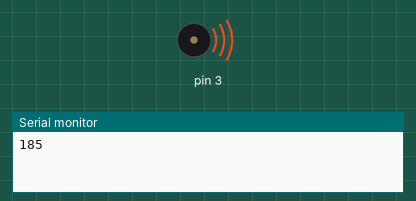
Bench run of a sketch on a simulated Arduino Uno, built with avr-gcc and run on an emulated ATmega328P. Shown: buzzer (waves = sounding), the last lines printed to the serial monitor.

Above: at 0.1 s.
At 48.4 s:
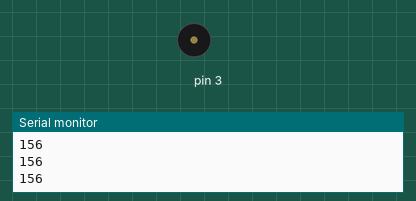
Timing chart, 0 to 49.9 s (numbered marks = the images above):
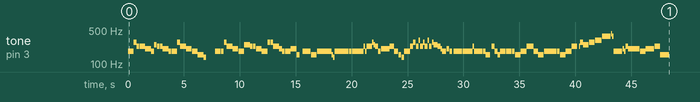

The sketch:

All_Star_by_Smash_Mouth.ino
```cpp
/*Arduino speaker song
 * This program will play the song of 'All Star' by Smash Mouth
 * transcribed from https://musescore.com/user/8335901/scores/2590566
 * Created 21 Oct 2017
 * by Karen Chiem
 */

// pitch definitions in Hz
#define NOTE_B0  31
#define NOTE_C1  33
#define NOTE_CS1 35
#define NOTE_D1  37
#define NOTE_DS1 39
#define NOTE_E1  41
#define NOTE_F1  44
#define NOTE_FS1 46
#define NOTE_G1  49
#define NOTE_GS1 52
#define NOTE_A1  55
#define NOTE_AS1 58
#define NOTE_B1  62
#define NOTE_C2  65
#define NOTE_CS2 69
#define NOTE_D2  73
#define NOTE_DS2 78
#define NOTE_E2  82
#define NOTE_F2  87
#define NOTE_FS2 93
#define NOTE_G2  98
#define NOTE_GS2 104
#define NOTE_A2  110
#define NOTE_AS2 117
#define NOTE_B2  123
#define NOTE_C3  131
#define NOTE_CS3 139
#define NOTE_D3  147
#define NOTE_DS3 156
#define NOTE_E3  165
#define NOTE_F3  175
#define NOTE_FS3 185
#define NOTE_G3  196
#define NOTE_GS3 208
#define NOTE_A3  220
#define NOTE_AS3 233
#define NOTE_B3  247
#define NOTE_C4  262
#define NOTE_CS4 277
#define NOTE_D4  294
#define NOTE_DS4 311
#define NOTE_E4  330
#define NOTE_F4  349
#define NOTE_FS4 370
#define NOTE_G4  392
#define NOTE_GS4 415
#define NOTE_A4  440
#define NOTE_AS4 466
#define NOTE_B4  494
#define NOTE_C5  523
#define NOTE_CS5 554
#define NOTE_D5  587
#define NOTE_DS5 622
#define NOTE_E5  659
#define NOTE_F5  698
#define NOTE_FS5 740
#define NOTE_G5  784
#define NOTE_GS5 831
#define NOTE_A5  880
#define NOTE_AS5 932
#define NOTE_B5  988
#define NOTE_C6  1047
#define NOTE_CS6 1109
#define NOTE_D6  1175
#define NOTE_DS6 1245
#define NOTE_E6  1319
#define NOTE_F6  1397
#define NOTE_FS6 1480
#define NOTE_G6  1568
#define NOTE_GS6 1661
#define NOTE_A6  1760
#define NOTE_AS6 1865
#define NOTE_B6  1976
#define NOTE_C7  2093
#define NOTE_CS7 2217
#define NOTE_D7  2349
#define NOTE_DS7 2489
#define NOTE_E7  2637
#define NOTE_F7  2794
#define NOTE_FS7 2960
#define NOTE_G7  3136
#define NOTE_GS7 3322
#define NOTE_A7  3520
#define NOTE_AS7 3729
#define NOTE_B7  3951
#define NOTE_C8  4186
#define NOTE_CS8 4435
#define NOTE_D8  4699
#define NOTE_DS8 4978
#define END -1

// notes in the song 'All Star' by Smash Mouth
int melody[] = {

// measures 1-10
NOTE_FS3,
NOTE_CS4, NOTE_AS3, NOTE_AS3, NOTE_GS3, NOTE_GS3, NOTE_FS3,
NOTE_B3, NOTE_AS3, NOTE_AS3, NOTE_GS3, NOTE_GS3, NOTE_FS3, NOTE_FS3,
NOTE_CS4, NOTE_AS3, NOTE_AS3, NOTE_GS3, NOTE_FS3, NOTE_FS3, NOTE_DS3,
NOTE_DS3, NOTE_CS3, 0, NOTE_FS3, NOTE_FS3,
NOTE_CS4,NOTE_AS3,NOTE_AS3,NOTE_GS3,NOTE_GS3,NOTE_FS3,NOTE_FS3,NOTE_B3,
NOTE_B3,NOTE_AS3,NOTE_AS3,NOTE_GS3,NOTE_GS3,NOTE_FS3,NOTE_FS3,NOTE_CS4,
NOTE_CS4,NOTE_AS3,NOTE_AS3,NOTE_GS3,NOTE_FS3,NOTE_FS3,NOTE_GS3,
NOTE_GS3,NOTE_DS3,0,NOTE_FS3,NOTE_DS3,
NOTE_FS3,NOTE_FS3,NOTE_FS3,NOTE_FS3,NOTE_DS3,NOTE_CS3,NOTE_FS3,NOTE_FS3,NOTE_FS3,NOTE_FS3,
// measures 11-20
NOTE_FS3,NOTE_FS3,NOTE_FS3,NOTE_FS3,NOTE_FS3,NOTE_FS3,NOTE_FS3,NOTE_FS3,NOTE_FS3,NOTE_AS3,NOTE_FS3,
NOTE_AS3,NOTE_AS3,NOTE_CS4,NOTE_B3,NOTE_AS3,NOTE_FS3,NOTE_GS3,NOTE_GS3,NOTE_GS3,NOTE_GS3,
NOTE_AS3,NOTE_FS3,NOTE_FS3,NOTE_DS3,NOTE_CS3,NOTE_FS3,NOTE_FS3,NOTE_FS3,
NOTE_AS3,NOTE_CS4,NOTE_AS3,NOTE_DS4,NOTE_AS3,NOTE_CS4,NOTE_AS3,NOTE_DS4,NOTE_AS3,NOTE_CS4,NOTE_B3,
NOTE_B3,NOTE_AS3,NOTE_GS3,NOTE_FS3,NOTE_FS3,NOTE_GS3,NOTE_FS3,0,NOTE_FS3,
NOTE_FS3,NOTE_FS3,NOTE_FS3,NOTE_FS3,NOTE_FS3,NOTE_FS3,NOTE_FS3,
NOTE_AS3,NOTE_FS3,NOTE_FS3,NOTE_FS3,NOTE_DS3,NOTE_DS3,NOTE_DS3,0,
NOTE_AS3,NOTE_FS3,NOTE_FS3,NOTE_DS3,NOTE_FS3,NOTE_FS3,NOTE_FS3,NOTE_DS3,
NOTE_FS3,NOTE_FS3,NOTE_FS3,NOTE_AS3,
NOTE_AS3,NOTE_FS3,NOTE_FS3,NOTE_DS3,NOTE_FS3,NOTE_FS3,NOTE_FS3,NOTE_DS3,
// measures 21-25
NOTE_FS3,NOTE_FS3,NOTE_FS3,NOTE_AS3,0,
NOTE_AS3,NOTE_CS4,NOTE_B3,NOTE_CS4,NOTE_DS4,NOTE_FS4,
NOTE_FS4,NOTE_GS4,NOTE_FS4,NOTE_FS3,NOTE_FS3,NOTE_GS3,NOTE_FS3,
NOTE_AS3,NOTE_GS3,NOTE_GS3,NOTE_FS3,NOTE_GS3,
NOTE_GS3,NOTE_AS3,NOTE_DS3,NOTE_DS3,NOTE_DS3,
END

};

// note durations: 8 = quarter note, 4 = 8th note, 2 = sixteenth note, etc.
int noteDurations[] = {       //duration of the notes

// measures 1-10
8,
4,4,8,4,4,4,4,
4,4,4,4,4,8,4,
4,4,8,4,4,4,4,
4,12,8,4,4,
4,4,4,4,4,4,4,4,4,
4,4,4,4,4,4,4,4,
4,4,4,8,4,4,4,
4,12,8,10,2,
4,4,2,2,2,2,4,4,2,6,
// measures 11-20
4,2,2,4,2,2,4,2,2,2,6,
2,2,4,4,2,2,4,4,6,2,
4,4,4,2,2,4,4,4,4,
2,4,2,4,2,4,2,4,2,4,2,
2,4,4,4,2,4,8,2,2,
2,2,4,2,2,4,8,4,2,2,
2,2,4,2,2,4,8,8,
4,8,2,2,4,8,2,2,
4,8,8,10,
4,8,2,2,4,8,2,2,
4,8,8,10,
4,8,2,2,4,8,2,2,
// measures 21-25
4,8,8,8,4,
8,8,4,4,4,4,
4,4,8,4,4,4,4,
4,8,8,8,4,
4,4,20,2,2,-1
};

int speed=65;  //higher value, slower notes
void setup() {

  Serial.begin(9600);
  for (int thisNote = 0; melody[thisNote]!=-1; thisNote++) {

    int noteDuration = speed*noteDurations[thisNote];
    tone(3, melody[thisNote],noteDuration*.95);
    Serial.println(melody[thisNote]);

    delay(noteDuration);

    noTone(3);
  }
}

void loop() {
  // no need to repeat the melody.
}
```
